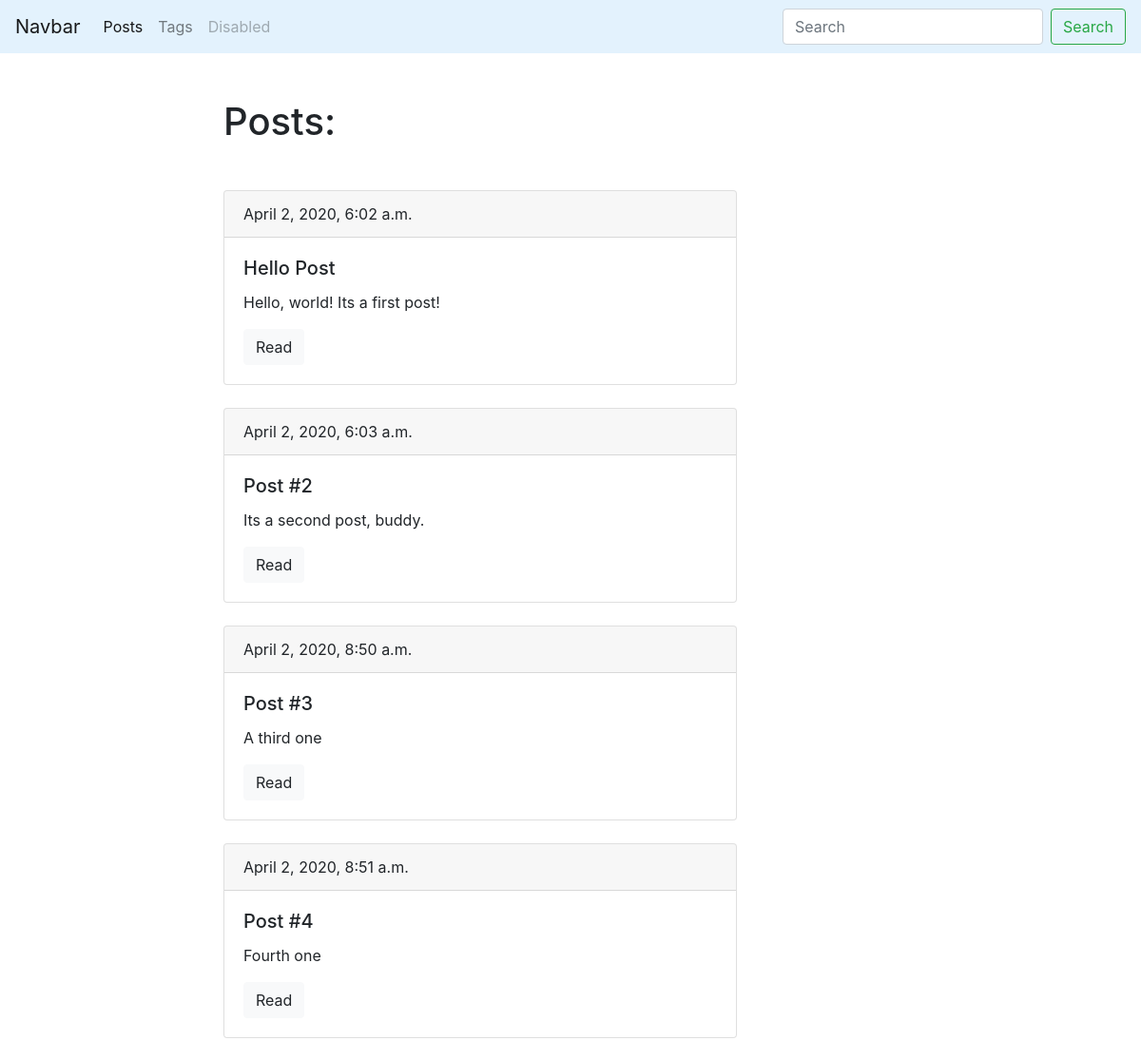
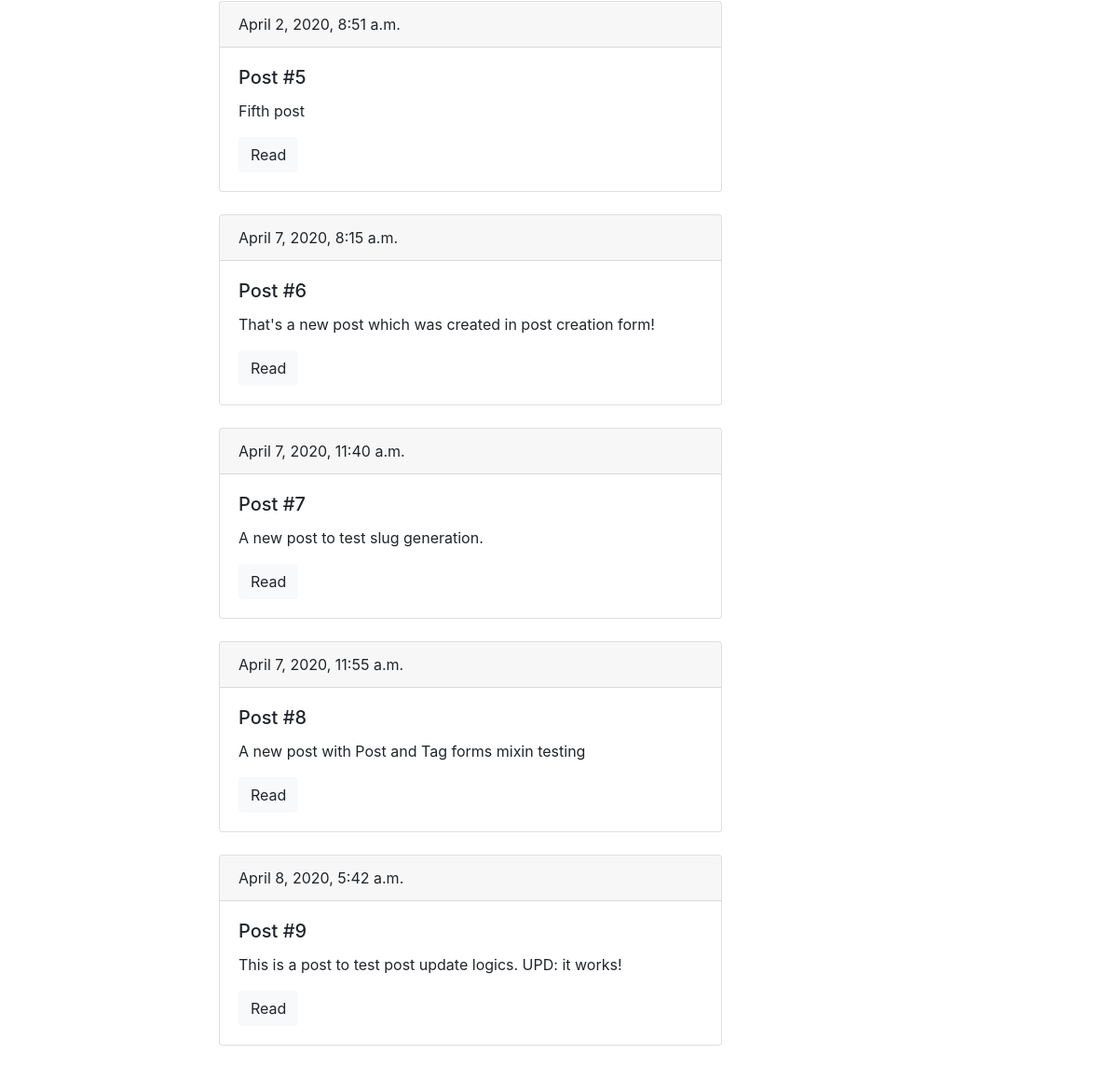
Screenshot of /blog/ with the database file from the repository (2 pictures, top to bottom).
### blog/models.py (models this page shows, shortened)
class Post(models.Model):
    title = models.CharField(max_length=150, db_index=True)
    slug = models.SlugField(max_length=150, blank=True, unique=True)
    body = models.TextField(blank=True, db_index=True)
    date_pub = models.DateTimeField(auto_now_add=True)
    tags = models.ManyToManyField('Tag', blank=True, related_name='posts')
    def get_absolute_url(self):
        return reverse('post_details_url', kwargs={'slug': self.slug})

### blog/views.py (the view)
# urls.py: path('', posts_list, name='posts_list_url'),
def posts_list(request):
    posts = Post.objects.all()
    return render(request, 'blog/index.html', context={'posts': posts})

### blog/templates/blog/index.html (shortened to what this page needs)
{% extends 'blog/blog_base.html' %}
{% block content %}
    <h1 class="mb-5">Posts:</h1>
    {% for post in posts %}
        <div class="card mb-4">
          <div class="card-header">
            {{ post.date_pub }}
          </div>
          <div class="card-body">
            <h5 class="card-title">{{ post.title }}</h5>
            <p class="card-text">{{ post.body|truncatewords:15 }}</p>
            <a href="{{ post.get_absolute_url }}" class="btn btn-light">Read</a>
          </div>
        </div>
    {% endfor %}
{% endblock %}

### rows the page displays
Post: date_pub "April 2, 2020, 6:02 a.m.", title "Hello Post", body "Hello, world! Its a first post!"
Post: date_pub "April 2, 2020, 6:03 a.m.", title "Post #2", body "Its a second post, buddy."
Post: date_pub "April 2, 2020, 8:50 a.m.", title "Post #3", body "A third one"
Post: date_pub "April 2, 2020, 8:51 a.m.", title "Post #4", body "Fourth one"
Post: date_pub "April 2, 2020, 8:51 a.m.", title "Post #5", body "Fifth post"
Post: date_pub "April 7, 2020, 8:15 a.m.", title "Post #6", body "That's a new post which was created in post creation form!"
Post: date_pub "April 7, 2020, 11:40 a.m.", title "Post #7", body "A new post to test slug generation."
Post: date_pub "April 7, 2020, 11:55 a.m.", title "Post #8", body "A new post with Post and Tag forms mixin testing"
Post: date_pub "April 8, 2020, 5:42 a.m.", title "Post #9", body "This is a post to test post update logics. UPD: it works!"
